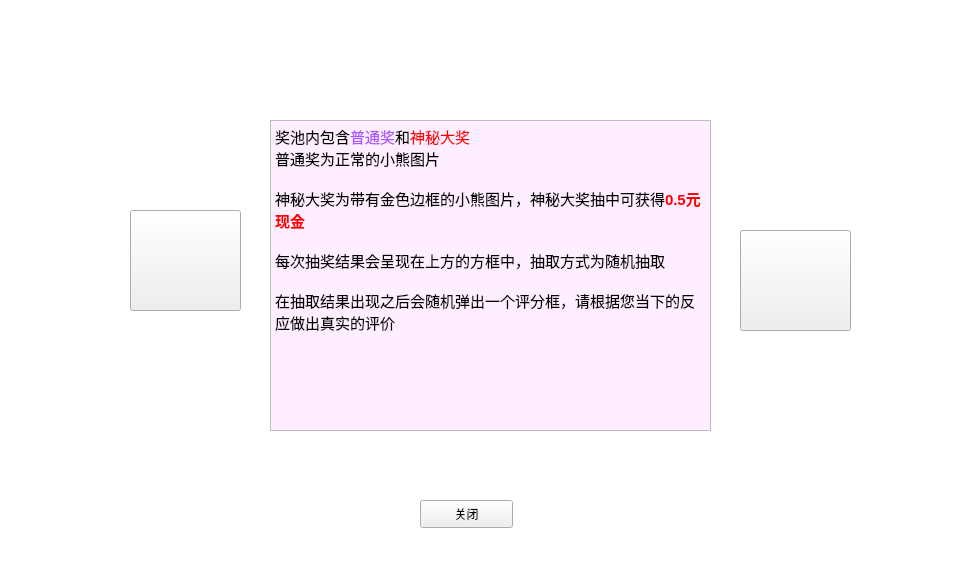
<?xml version="1.0" encoding="UTF-8"?>
<ui version="4.0">
 <class>Shuoming</class>
 <widget class="QWidget" name="Shuoming">
  <property name="geometry">
   <rect>
    <x>0</x>
    <y>0</y>
    <width>972</width>
    <height>577</height>
   </rect>
  </property>
  <property name="windowTitle">
   <string>Form</string>
  </property>
  <widget class="QTextBrowser" name="textBrowser">
   <property name="geometry">
    <rect>
     <x>270</x>
     <y>120</y>
     <width>441</width>
     <height>311</height>
    </rect>
   </property>
   <property name="styleSheet">
    <string notr="true">background-color: rgb(255, 170, 255);
background-color: rgb(254, 238, 255);</string>
   </property>
   <property name="html">
    <string>&lt;!DOCTYPE HTML PUBLIC &quot;-//W3C//DTD HTML 4.0//EN&quot; &quot;http://www.w3.org/TR/REC-html40/strict.dtd&quot;&gt;
&lt;html&gt;&lt;head&gt;&lt;meta name=&quot;qrichtext&quot; content=&quot;1&quot; /&gt;&lt;meta charset=&quot;utf-8&quot; /&gt;&lt;style type=&quot;text/css&quot;&gt;
p, li { white-space: pre-wrap; }
hr { height: 1px; border-width: 0; }
li.unchecked::marker { content: &quot;\2610&quot;; }
li.checked::marker { content: &quot;\2612&quot;; }
&lt;/style&gt;&lt;/head&gt;&lt;body style=&quot; font-family:'Microsoft YaHei UI'; font-size:9pt; font-weight:400; font-style:normal;&quot;&gt;
&lt;p style=&quot; margin-top:0px; margin-bottom:0px; margin-left:0px; margin-right:0px; -qt-block-indent:0; text-indent:0px;&quot;&gt;&lt;span style=&quot; font-size:11pt;&quot;&gt;奖池内包含&lt;/span&gt;&lt;span style=&quot; font-size:11pt; color:#aa55ff;&quot;&gt;普通奖&lt;/span&gt;&lt;span style=&quot; font-size:11pt;&quot;&gt;和&lt;/span&gt;&lt;span style=&quot; font-size:11pt; color:#ff0000;&quot;&gt;神秘大奖&lt;/span&gt;&lt;br /&gt;&lt;span style=&quot; font-size:11pt;&quot;&gt;普通奖为正常的小熊图片&lt;/span&gt;&lt;/p&gt;
&lt;p style=&quot; margin-top:0px; margin-bottom:0px; margin-left:0px; margin-right:0px; -qt-block-indent:0; text-indent:0px;&quot;&gt;&lt;span style=&quot; font-size:11pt;&quot;&gt;&lt;br /&gt;神秘大奖为带有金色边框的小熊图片，神秘大奖抽中可获得&lt;/span&gt;&lt;span style=&quot; font-size:11pt; font-weight:700; color:#ff0000;&quot;&gt;0.5元现金&lt;/span&gt;&lt;/p&gt;
&lt;p style=&quot; margin-top:0px; margin-bottom:0px; margin-left:0px; margin-right:0px; -qt-block-indent:0; text-indent:0px;&quot;&gt;&lt;span style=&quot; font-size:11pt;&quot;&gt;&lt;br /&gt;每次抽奖结果会呈现在上方的方框中，抽取方式为随机抽取&lt;/span&gt;&lt;/p&gt;
&lt;p style=&quot; margin-top:0px; margin-bottom:0px; margin-left:0px; margin-right:0px; -qt-block-indent:0; text-indent:0px;&quot;&gt;&lt;span style=&quot; font-size:11pt;&quot;&gt;&lt;br /&gt;在抽取结果出现之后会随机弹出一个评分框，请根据您当下的反应做出真实的评价&lt;/span&gt;&lt;/p&gt;&lt;/body&gt;&lt;/html&gt;</string>
   </property>
  </widget>
  <widget class="QListView" name="listView">
   <property name="geometry">
    <rect>
     <x>-30</x>
     <y>-50</y>
     <width>1011</width>
     <height>631</height>
    </rect>
   </property>
   <property name="styleSheet">
    <string notr="true">background-image: url(:/Images/BK2.jpg);</string>
   </property>
  </widget>
  <widget class="QPushButton" name="pushButton">
   <property name="geometry">
    <rect>
     <x>740</x>
     <y>230</y>
     <width>111</width>
     <height>101</height>
    </rect>
   </property>
   <property name="styleSheet">
    <string notr="true">border-image: url(:/Images/S3.png);</string>
   </property>
   <property name="text">
    <string/>
   </property>
  </widget>
  <widget class="QPushButton" name="pushButton_2">
   <property name="geometry">
    <rect>
     <x>420</x>
     <y>500</y>
     <width>93</width>
     <height>28</height>
    </rect>
   </property>
   <property name="styleSheet">
    <string notr="true">border-image: url(:/Images/BP0.png);</string>
   </property>
   <property name="text">
    <string>关闭</string>
   </property>
  </widget>
  <widget class="QPushButton" name="pushButton_3">
   <property name="geometry">
    <rect>
     <x>130</x>
     <y>210</y>
     <width>111</width>
     <height>101</height>
    </rect>
   </property>
   <property name="styleSheet">
    <string notr="true">border-image: url(:/Images/A1.png);
</string>
   </property>
   <property name="text">
    <string/>
   </property>
  </widget>
  <zorder>listView</zorder>
  <zorder>textBrowser</zorder>
  <zorder>pushButton</zorder>
  <zorder>pushButton_2</zorder>
  <zorder>pushButton_3</zorder>
 </widget>
 <resources/>
 <connections/>
</ui>
